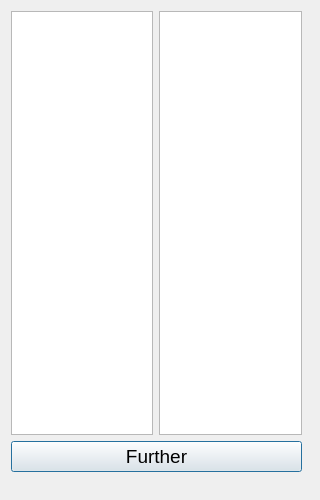
<?xml version="1.0" encoding="UTF-8"?>
<ui version="4.0">
 <class>TreeView</class>
 <widget class="QDialog" name="TreeView">
  <property name="geometry">
   <rect>
    <x>0</x>
    <y>0</y>
    <width>320</width>
    <height>500</height>
   </rect>
  </property>
  <property name="windowTitle">
   <string>Dialog</string>
  </property>
  <widget class="QWidget" name="layoutWidget">
   <property name="geometry">
    <rect>
     <x>11</x>
     <y>11</y>
     <width>291</width>
     <height>461</height>
    </rect>
   </property>
   <layout class="QGridLayout" name="gridLayout">
    <item row="0" column="0">
     <widget class="QTreeView" name="treeView"/>
    </item>
    <item row="0" column="1">
     <widget class="QTableView" name="tableView"/>
    </item>
    <item row="1" column="0" colspan="2">
     <widget class="QPushButton" name="pb_further">
      <property name="font">
       <font>
        <pointsize>14</pointsize>
       </font>
      </property>
      <property name="text">
       <string>Further</string>
      </property>
     </widget>
    </item>
   </layout>
  </widget>
 </widget>
 <resources/>
 <connections/>
</ui>
